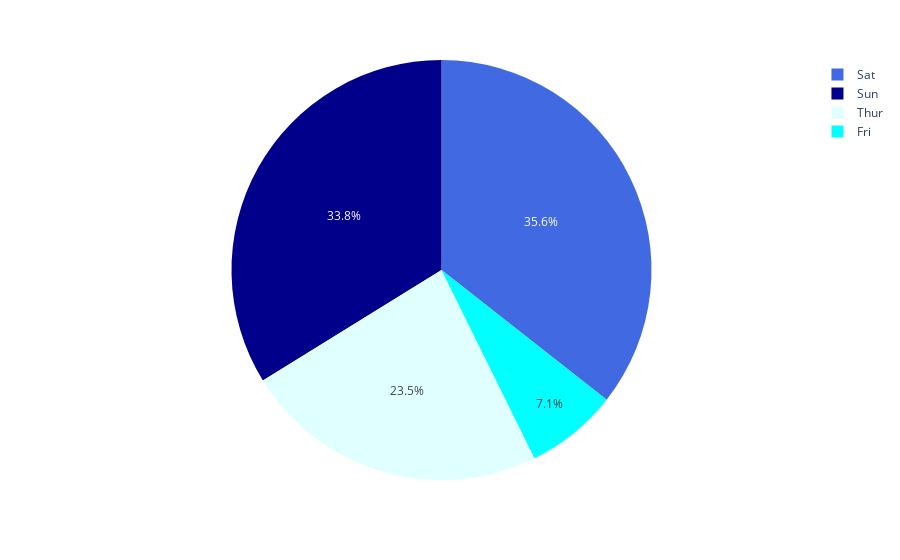

Notebook code cell kept with this figure:
### Code cell
import plotly.express as px
# 通过字典的形式设置颜色
df = px.data.tips()
fig = px.pie(df, values='tip', names='day', color='day',
             color_discrete_map={'Thur':'lightcyan',
                                 'Fri':'cyan',
                                 'Sat':'royalblue',
                                 'Sun':'darkblue'}
                                 )
fig.show()

### Figure 1 — Plotly figure (JSON) as saved in the notebook; plotly's stock layout.template omitted (floating-point values rounded to 4 significant figures; data arrays with more than 128 entries replaced by an {"elided": "..."} marker saying what was removed)
{"data": [{"customdata": {"elided": "244x1 str values"}, "domain": {"x": [0, 1], "y": [0, 1]}, "hovertemplate": "day=%{customdata[0]}<br>tip=%{value}<extra></extra>", "labels": {"elided": "244 str values"}, "legendgroup": "", "marker": {"colors": {"elided": "244 str values"}}, "name": "", "showlegend": true, "type": "pie", "values": {"elided": "244 float values"}}], "layout": {"legend": {"tracegroupgap": 0}, "margin": {"t": 60}}}
